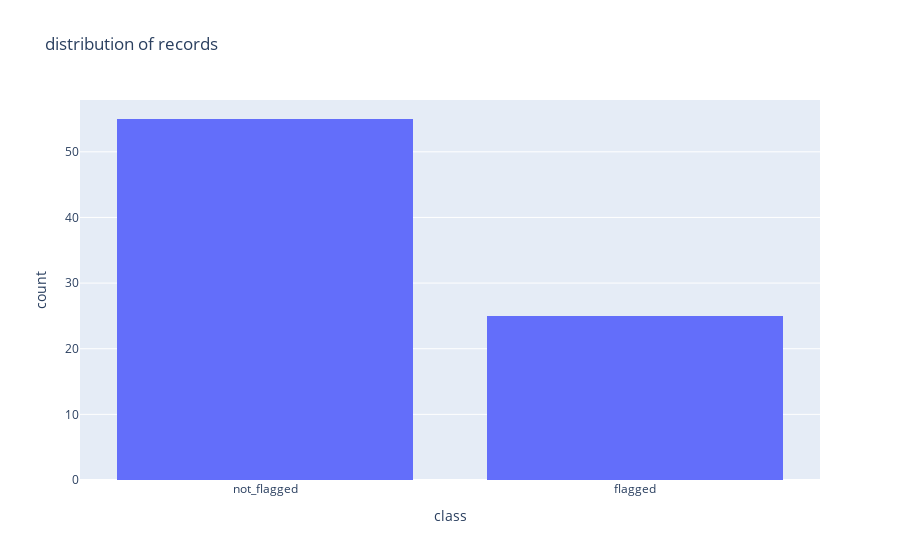

The code cell stored with this chart in its notebook:
### Code cell
fig = px.histogram(df, x='class', title='distribution of records')
fig.show()

### Figure 1 — Plotly figure (JSON) as saved in the notebook; plotly's stock layout.template omitted (floating-point values rounded to 4 significant figures)
{"data": [{"alignmentgroup": "True", "bingroup": "x", "hovertemplate": "class=%{x}<br>count=%{y}<extra></extra>", "legendgroup": "", "marker": {"color": "#636efa", "pattern": {"shape": ""}}, "name": "", "offsetgroup": "", "orientation": "v", "showlegend": false, "type": "histogram", "x": ["not_flagged", "flagged", "flagged", "not_flagged", "not_flagged", "not_flagged", "flagged", "flagged", "not_flagged", "flagged", "not_flagged", "flagged", "not_flagged", "not_flagged", "not_flagged", "flagged", "not_flagged", "not_flagged", "not_flagged", "not_flagged", "not_flagged", "flagged", "flagged", "not_flagged", "not_flagged", "flagged", "flagged", "not_flagged", "flagged", "not_flagged", "not_flagged", "not_flagged", "not_flagged", "not_flagged", "not_flagged", "not_flagged", "flagged", "not_flagged", "flagged", "not_flagged", "flagged", "not_flagged", "not_flagged", "not_flagged", "not_flagged", "not_flagged", "not_flagged", "not_flagged", "flagged", "not_flagged", "not_flagged", "flagged", "not_flagged", "not_flagged", "not_flagged", "not_flagged", "not_flagged", "flagged", "not_flagged", "flagged", "not_flagged", "flagged", "not_flagged", "not_flagged", "flagged", "not_flagged", "not_flagged", "not_flagged", "not_flagged", "not_flagged", "not_flagged", "not_flagged", "flagged", "not_flagged", "flagged", "not_flagged", "flagged", "not_flagged", "flagged", "not_flagged"], "xaxis": "x", "yaxis": "y"}], "layout": {"barmode": "relative", "legend": {"tracegroupgap": 0}, "title": {"text": "distribution of records"}, "xaxis": {"anchor": "y", "domain": [0, 1], "title": {"text": "class"}}, "yaxis": {"anchor": "x", "domain": [0, 1], "title": {"text": "count"}}}}
